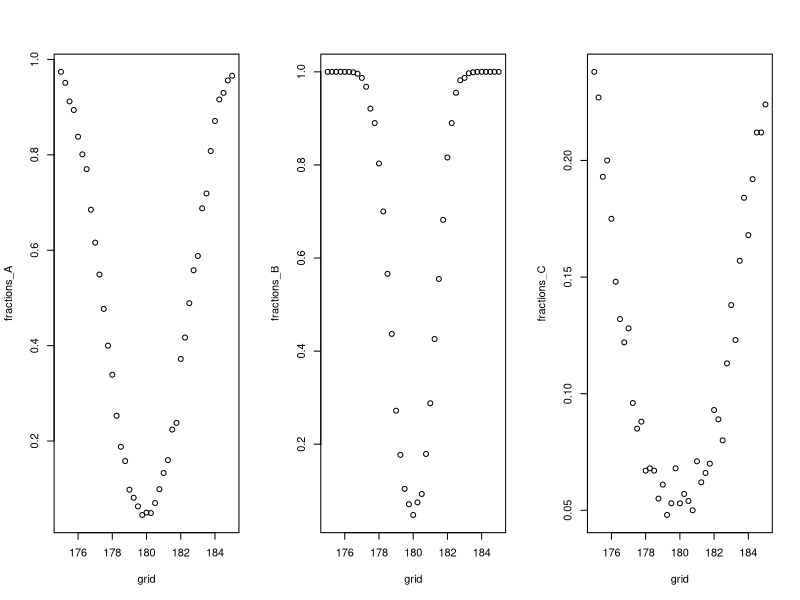
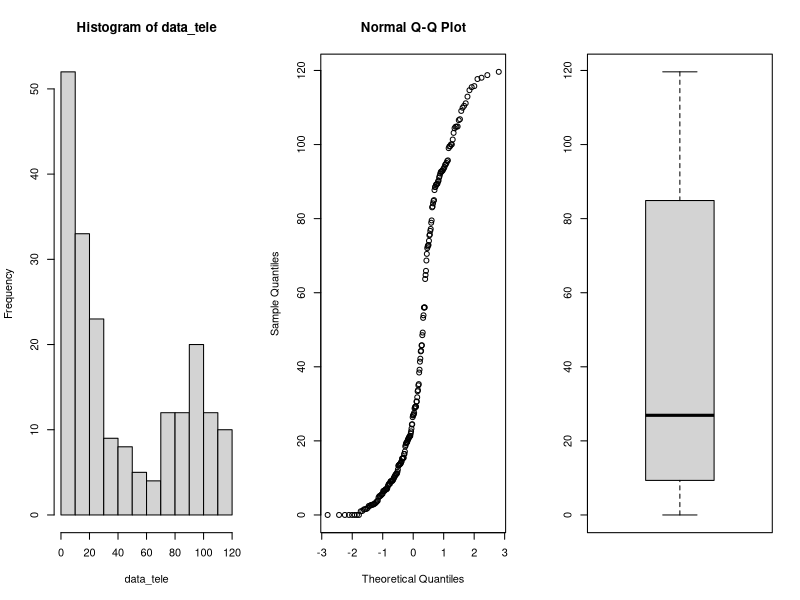
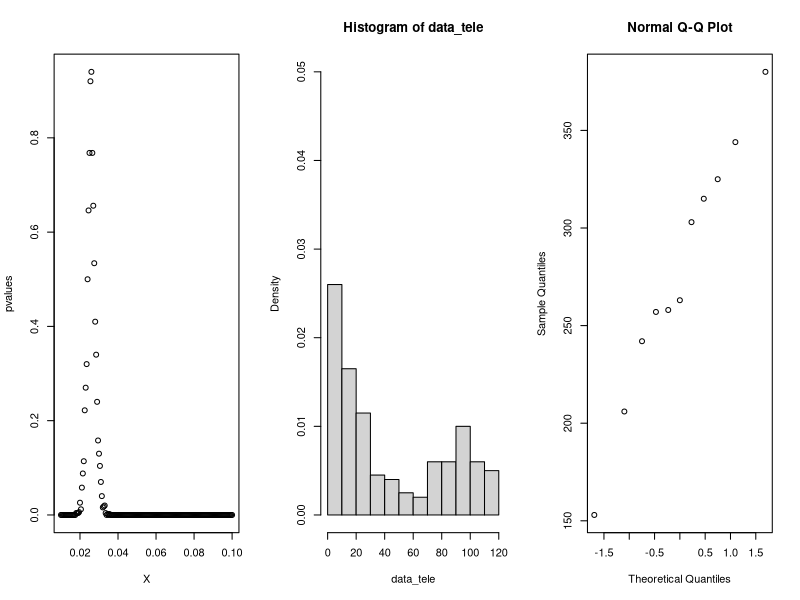
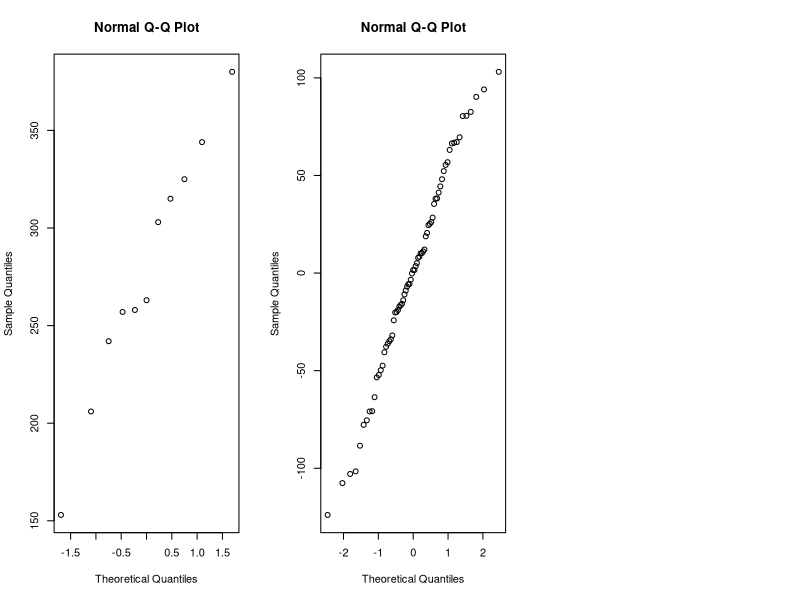

The R script that drew these images, in order:
## ---- chunk 1
library(tidyverse)
library(rstudioapi)
knitr::opts_chunk$set(echo = TRUE)
setwd(dirname(getActiveDocumentContext()$path))
## ---- chunk 2
n <- m <- 30
mu <- 180
nu <- 175
sd <- 5
grid <- seq(175,185, by=0.25)

power_function<-function(grid,n,m,mu,sd) {
  B <- 1000
  p <- numeric(B)
  G <- length(grid)
  fractions <- numeric(G)
  for (grid_nu in 1:G){
    p <- numeric(B)
    for (b in 1:B){
      x <- rnorm(n,mu,sd)
      y <- rnorm(m,grid[grid_nu],sd)
      p[b] <- t.test(x,y, var.equal = TRUE)[[3]]
    }
    fractions[grid_nu] <- mean(p<0.05)
  }
  return(fractions)
}

fractions_A <- power_function(grid,n,m,mu,sd)

## ---- chunk 3
n <- m <- 100
mu <- 180
sd <- 5

fractions_B <- power_function(grid,n,m,mu,sd)
## ---- chunk 4
n <- m <- 30
mu <- 180
sd <- 15

fractions_C <- power_function(grid,n,m,mu,sd)
par(mfrow=c(1,3))
plot(grid,fractions_A)
plot(grid,fractions_B)
plot(grid,fractions_C)
## ---- chunk 5
data<-read.table(file="data/telephone.txt",header=TRUE)
data_tele <- data$Bills
hist(data_tele)
qqnorm(data_tele)
boxplot(data_tele)
## ---- chunk 6
X <- seq(0.01, 0.1, 0.0005)
pvalues <- c()
t <- median(data_tele)
for (x in X){
  B <- 1000
  tstar <- numeric(B)
  n <- length(data_tele)
  
  for (i in 1:B){
    xstar <- rexp(n,x)
    tstar[i] <- median(xstar)
  }
  pl<-sum(tstar<t)/B
  pr<-sum(tstar>t)/B
  p<-2*min(pl,pr)
  pl;pr;p
  pvalues <- c(pvalues,p)
}
pvalues
plot(X, pvalues)
## ---- chunk 7
B <- 1000
T1 <- median(data_tele)
Tstar <- numeric(B)
for (i in 1:B){
  Xstar <- sample(data_tele,replace=TRUE)
  Tstar[i] <- median(Xstar)
}
Tstar25 <- quantile(Tstar,0.025)
Tstar975 <- quantile(Tstar, 0.975)

T1
c(2*T1-Tstar975, 2*T1-Tstar25)

hist(data_tele, prob=T, ylim=c(0,0.05))
x<-seq(0,max(data_tele),length=1000)
lines(x,exp(x),type="l",col="blue",lwd=2)
## ---- chunk 8
max_index <- which.max(pvalues)

opt_Lambda <- X[max_index]
## ---- chunk 9
bill_bigeq40 <- sum(data_tele>=40)
bill_smal40 <- sum(data_tele<40)

binom.test(bill_bigeq40, length(data_tele),p=0.5)
binom.test(bill_smal40, length(data_tele),p=0.5)

bill_less10 <- sum(data_tele < 10)
bill_less10/length(data_tele)
## ---- chunk 10
data <- read.table(file="data/run.txt",header=TRUE)
cor(data$before, data$after)
## ---- chunk 11
# calculate differences
data <- data %>% 
  mutate(diff = before - after)

# filter for lemo

lemo <- data %>% 
  filter(drink == "lemo")

t.test(lemo$before, lemo$after, paired = TRUE)

# filter for energy

energy <- data %>% 
  filter(drink == "energy")

t.test(energy$before, energy$after, paired = TRUE)
## ---- chunk 12

# perform t-test

t.test(lemo$diff, energy$diff)

## ---- chunk 13
# filter for meatmeal

meatmeal <- chickwts %>% 
  filter(feed == "meatmeal") %>% 
  select(weight)

# filter for sunflower

sunflower <- chickwts %>% 
  filter(feed == "sunflower") %>% 
  select(weight)

# check for data normality

qqnorm(meatmeal$weight)
qqnorm(meatmeal$weight)

# perform t-test, the data is not paired

t.test(meatmeal, sunflower)

# Mann-Whitney test

wilcox.test(meatmeal$weight, sunflower$weight)

# Kolmogorov-Smirnov test

ks.test(meatmeal$weight, sunflower$weight)

## ---- chunk 14
chickaov <- lm(weight~feed, data = chickwts)
# performing one-way ANOVA
anova(chickaov)
#extracting more information
summary_table <- summary(chickaov)
summary_table$coefficients
## ---- chunk 15
# check for normality
qqnorm(chickaov$residuals)
# check if the variances are equal
chickwts %>% 
  group_by(feed) %>% 
  summarise(variance = var(weight))
## ---- chunk 16
kruskal.test(weight~feed, data = chickwts)
